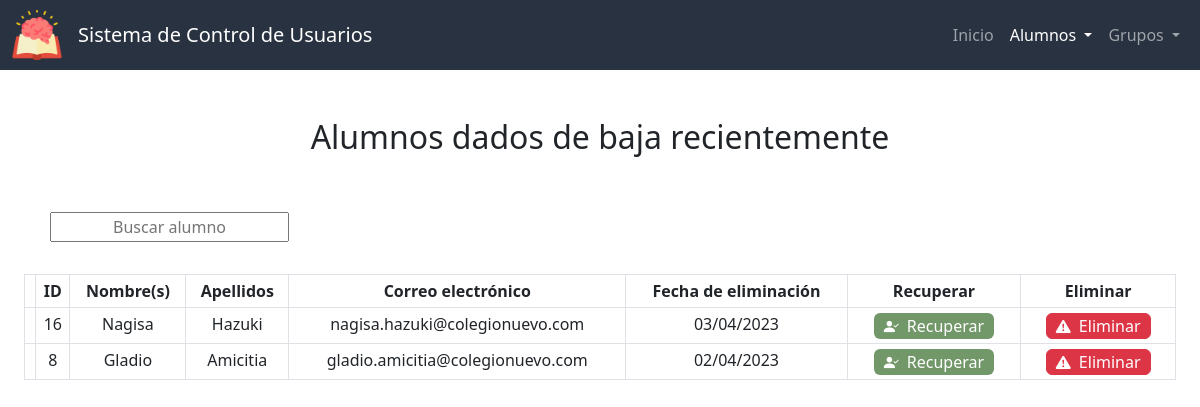
The page /bajas_alumnos on the database as committed earlier.
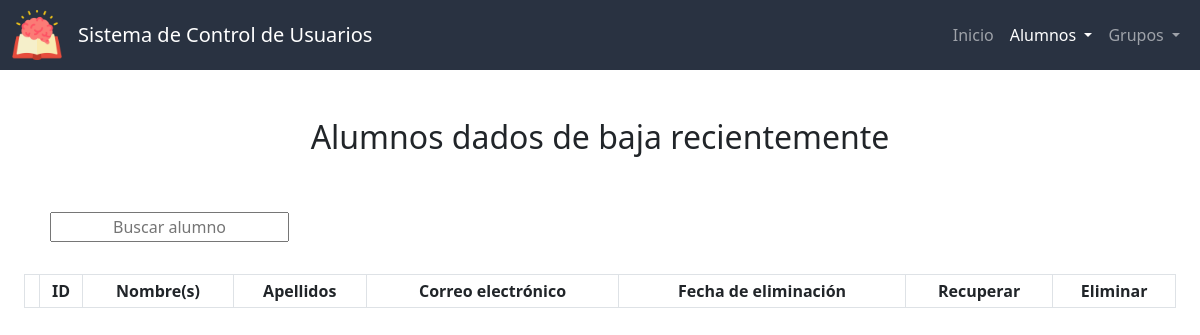
The same page on the database as committed later.
### app.py (models this page shows, shortened)
class Alumnos(db.Model):
    id = db.Column(db.Integer, primary_key=True)
    nombre = db.Column(db.String(50), nullable=False)
    apellidos = db.Column(db.String(50), nullable=False)
    correo = db.Column(db.String(50), nullable=False, unique=True)
    estado = db.Column(db.Integer, nullable=False, default=0) # 0 - activo, 1 - suspendido, 2 - baja
    fecha_de_creacion = db.Column(db.DateTime, nullable=False, default=datetime.now)

### app.py (the view)
@app.route("/bajas_alumnos")
def bajas_alumnos():
    subconsulta = db.session.query(CambiosEstado.id_alumno, db.func.max(CambiosEstado.fecha).label('max_fecha'))\
                        .filter(CambiosEstado.estado_nuevo == 2)\
                        .group_by(CambiosEstado.id_alumno)\
                        .subquery()
    lista = db.session.query(Alumnos, CambiosEstado.fecha.label('fecha_de_eliminacion'))\
                  .join(subconsulta, Alumnos.id == subconsulta.c.id_alumno)\
                  .join(CambiosEstado, db.and_(CambiosEstado.id_alumno == subconsulta.c.id_alumno, CambiosEstado.fecha == subconsulta.c.max_fecha))\
                  .filter(Alumnos.estado == 2)\
                  .order_by(subconsulta.c.max_fecha.desc())\
                  .all()
    return render_template("bajas_alumnos.html", active="Bajas alumnos", lista=lista)

### templates/bajas_alumnos.html (shortened to what this page needs)
{% extends "layout.html" %}
{% block scripts %}
    <link href="https://unpkg.com/bootstrap-table@1.21.3/dist/bootstrap-table.min.css" rel="stylesheet">
{% endblock %}
{% block main %}
    <h2 class="mb-5">Alumnos dados de baja recientemente</h2>
    <div class="container-sm text-start">
        <div class="d-flex justify-content-between">
            <div class="p-2">
                <input autocomplete="off" autofocus id="buscar" placeholder="Buscar alumno" type="text">
            </div>
        </div>
    </div>
    <br>
    <div id="alumnos-div" class="container-fluid">
        <table id="tabla-alumnos" class="table table-hover table-bordered table-sm"
        data-search="true" data-search-accent-neutralise="true" data-search-selector="#buscar"
        data-show-columns="true" data-show-columns-toggle-all="true"
        data-show-pagination-switch="true" data-show-toggle="true" data-show-fullscreen="true"
        data-buttons-class="" data-locale="es-MX" data-visible-search="true"
        data-page-list="[10, 25, 50, 100, All]" data-select-item-name="selectedItems">
            <thead id="thead" class="color-primario">
                <tr>
                    <th data-field="state" data-checkbox="true"></th>
                    <th data-sortable="true" scope="col" data-visible="false" >ID</th>
                    <th data-sortable="true" scope="col">Nombre(s)</th>
                    <th data-sortable="true" scope="col">Apellidos</th>
                    <th data-sortable="true" scope="col">Correo electrónico</th>
                    <th data-sortable="true" scope="col">Fecha de eliminación</th>
                    <th>Recuperar</th>
                    <th>Eliminar</th>
                </tr>
            </thead>
            <tbody id="tbody">
                {% for i in lista %}
                    <tr>
                        <td></td>
                        <td>{{ i.Alumnos.id }}</td>
                        <td >{{ i.Alumnos.nombre }}</td>
                        <td>{{ i.Alumnos.apellidos }}</td>
                        <td>{{ i.Alumnos.correo }}</td>
                        <td>{{ i.fecha_de_eliminacion.strftime('%d/%m/%Y') }}</td>
                        <td>
                            <form action="/recuperar_alumno" method="post">
                                <button type="submit" class="edit btn verde" title="Rectivar alumno"><i class="bi-small bi bi-person-check-fill mx-1"></i><span class="mx-1 no-movil">Recuperar</span></button>
                            </form>
                        </td>
                        <td>
                            <form id="form-eliminar-usuario" action="/eliminar_permanentemente" method="post">
                                <button type="button" class="edit btn btn-danger" title="Eliminar permanentemente" onclick="confirmarEliminarUsuario({{ i.Alumnos.id }}, '{{ i.Alumnos.nombre }}', '{{ i.Alumnos.apellidos }}')"><i class="bi-small bi bi-exclamation-triangle-fill mx-1"></i><span class="mx-1 no-movil">Eliminar</span></button>
                            </form>
                        </td>
                    </tr>
                {% endfor %}
            </tbody>
        </table>
    </div>
{% endblock %}

### templates/layout.html (shortened to what this page needs)
<!DOCTYPE html>
<html lang="es">
    <head>
        <link href="https://cdn.jsdelivr.net/npm/bootstrap@5.3.0-alpha1/dist/css/bootstrap.min.css" rel="stylesheet">
        <link rel="stylesheet" href="https://cdn.jsdelivr.net/npm/bootstrap-icons@1.10.3/font/bootstrap-icons.css">
        <link rel="stylesheet" href="https://use.fontawesome.com/releases/v5.6.3/css/all.css">
        {% block scripts %}
        {% endblock %}
        <link href="/static/styles.css" rel="stylesheet">
    </head>
    <body>
        <nav class="navbar navbar-expand-sm navbar-dark">
            <div class="container-fluid">
                <a class="navbar-brand" href="/">
                    <img alt="logo de escuela" src="static\logo.png" height=50px class="d-inline-block align-top">
                </a>
                <a class="navbar-brand" href="/"><span class="movil">SCU</span><span class="no-movil">Sistema de Control de Usuarios</span></a>
                <div class="collapse navbar-collapse color-primario" id="navbarSupportedContent">
                    <ul class="navbar-nav ms-auto mb-2 mb-lg-0">
                    <li class="nav-item">
                        <a class="nav-link {% if active=='Inicio' %} active {% endif %}" aria-current="page" href="/">Inicio</a>
                    </li>
                    <li class="nav-item dropdown">
                        <a class="nav-link dropdown-toggle {% if active in ['Lista de alumnos', 'Alta alumno', 'Alumno', 'Bajas alumnos'] %} active {% endif %}" href="#" id="navbarDropdown" role="button" data-bs-toggle="dropdown" aria-expanded="false">
                        Alumnos
                        </a>
                    </li>
                    <li class="nav-item dropdown">
                        <a class="nav-link dropdown-toggle {% if grupo %} active {% endif %}" href="#" id="navbarDropdown" role="button" data-bs-toggle="dropdown" aria-expanded="false">
                        Grupos
                        </a>
                    </li>
                    </ul>
                </div>
            </div>
          </nav>
          <main class="container-fluid py-5 text-center">
            {% block main %}{% endblock %}
        </main>
    </body>
</html>

### static/styles.css (style rules this page uses)
:root { --color-primario: #293241; --color-primario-active: #3b4f69; --color-primario-hover: #334458; --letra-primario: white; --letra-primario-inactive: #9A9EA5; --letra-primario-hover: #C9CBCF; --verde: #729869; --verde-active: #588559; --amarillo: #D69900; --amarillo-active: #b17900; --color-ver: #3D5A80; --color-ver-active: #5281a7; --gris: #a5a5a5; --gris-active: #969696; --gris-oscuro: #7c7c7c; --gris-oscuro-active: #646464; }
.navbar { background-color: var(--color-primario); height: 70px; }
.color-primario { background-color: var(--color-primario); color: var(--letra-primario); }
.d-flex { display: flex; flex-wrap: wrap; }
input { text-align: center; }
#alumnos-div { max-width: 1500px; justify-content: center; margin-bottom: 75px; }

Rows that differ between the two databases and show on the page:
no longer on this page (row edited): Alumnos: Alumnos.id "16", Alumnos.nombre "Nagisa", Alumnos.apellidos "Hazuki", Alumnos.correo "nagisa.hazuki@colegionuevo.com", fecha_de_eliminacion "03/04/2023"
removed Alumnos: Alumnos.id "8", Alumnos.nombre "Gladio", Alumnos.apellidos "Amicitia", Alumnos.correo "gladio.amicitia@colegionuevo.com", fecha_de_eliminacion "02/04/2023"
